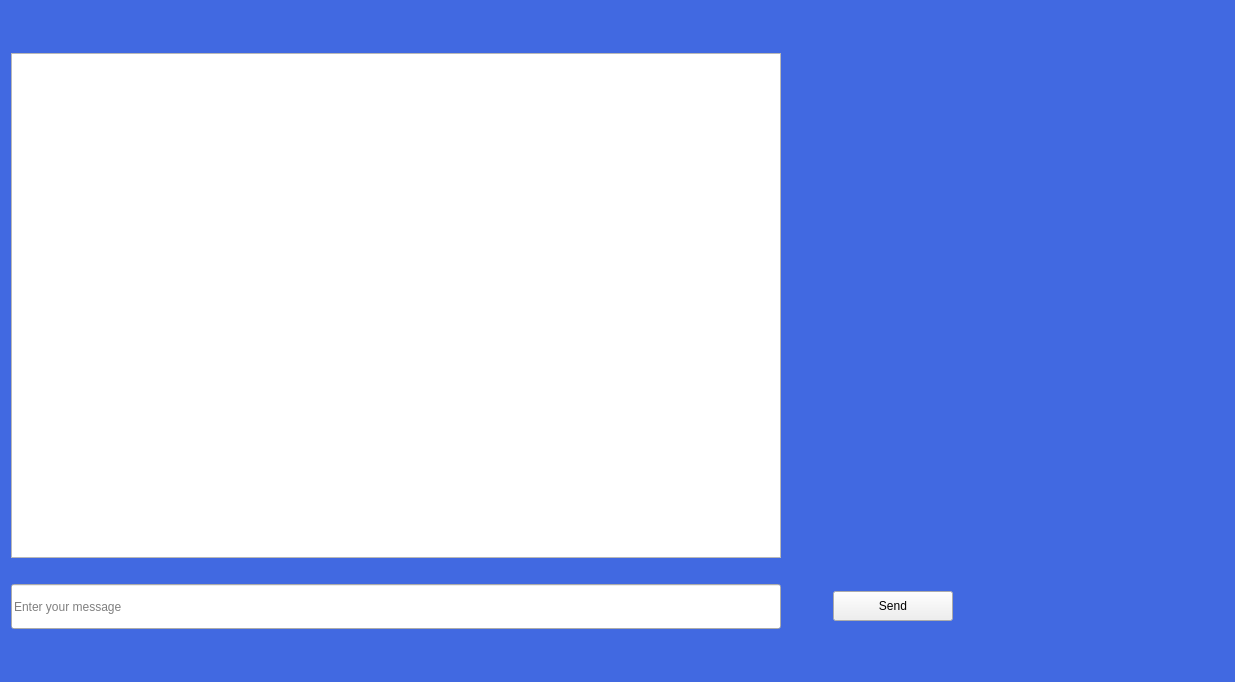
<?xml version="1.0" encoding="UTF-8"?>
<ui version="4.0">
 <class>ChatWindow</class>
 <widget class="QWidget" name="ChatWindow">
  <property name="geometry">
   <rect>
    <x>0</x>
    <y>0</y>
    <width>1235</width>
    <height>682</height>
   </rect>
  </property>
  <property name="windowTitle">
   <string>Chat</string>
  </property>
  <property name="layoutDirection">
   <enum>Qt::LayoutDirection::LeftToRight</enum>
  </property>
  <property name="styleSheet">
   <string notr="true">#ChatWindow{
background-color:royalblue;
}</string>
  </property>
  <layout class="QGridLayout" name="gridLayout_3">
   <item row="0" column="0">
    <layout class="QVBoxLayout" name="verticalLayout_3">
     <item>
      <layout class="QGridLayout" name="gridLayout_2" rowstretch="0,0,0,1,0,12,0,0,3,1" columnstretch="4,0,2,0">
       <property name="sizeConstraint">
        <enum>QLayout::SizeConstraint::SetMinAndMaxSize</enum>
       </property>
       <item row="9" column="0" colspan="4">
        <spacer name="horizontalSpacer_2">
         <property name="orientation">
          <enum>Qt::Orientation::Horizontal</enum>
         </property>
         <property name="sizeHint" stdset="0">
          <size>
           <width>20</width>
           <height>15</height>
          </size>
         </property>
        </spacer>
       </item>
       <item row="8" column="2">
        <widget class="QPushButton" name="sendButton">
         <property name="maximumSize">
          <size>
           <width>120</width>
           <height>30</height>
          </size>
         </property>
         <property name="text">
          <string>Send</string>
         </property>
        </widget>
       </item>
       <item row="3" column="0" colspan="4">
        <spacer name="horizontalSpacer">
         <property name="orientation">
          <enum>Qt::Orientation::Horizontal</enum>
         </property>
         <property name="sizeHint" stdset="0">
          <size>
           <width>20</width>
           <height>15</height>
          </size>
         </property>
        </spacer>
       </item>
       <item row="5" column="2">
        <layout class="QVBoxLayout" name="verticalLayout_4">
         <property name="leftMargin">
          <number>100</number>
         </property>
         <property name="rightMargin">
          <number>140</number>
         </property>
        </layout>
       </item>
       <item row="7" column="2">
        <spacer name="horizontalSpacer_3">
         <property name="orientation">
          <enum>Qt::Orientation::Horizontal</enum>
         </property>
         <property name="sizeHint" stdset="0">
          <size>
           <width>40</width>
           <height>20</height>
          </size>
         </property>
        </spacer>
       </item>
       <item row="8" column="0">
        <widget class="QLineEdit" name="messageInput">
         <property name="minimumSize">
          <size>
           <width>300</width>
           <height>45</height>
          </size>
         </property>
         <property name="placeholderText">
          <string>Enter your message</string>
         </property>
        </widget>
       </item>
       <item row="5" column="0">
        <widget class="QTextBrowser" name="chatDisplay">
         <property name="minimumSize">
          <size>
           <width>298</width>
           <height>386</height>
          </size>
         </property>
        </widget>
       </item>
       <item row="5" column="1">
        <spacer name="horizontalSpacer_4">
         <property name="orientation">
          <enum>Qt::Orientation::Horizontal</enum>
         </property>
         <property name="sizeType">
          <enum>QSizePolicy::Policy::Preferred</enum>
         </property>
         <property name="sizeHint" stdset="0">
          <size>
           <width>40</width>
           <height>20</height>
          </size>
         </property>
        </spacer>
       </item>
      </layout>
     </item>
    </layout>
   </item>
  </layout>
 </widget>
 <resources/>
 <connections/>
</ui>
